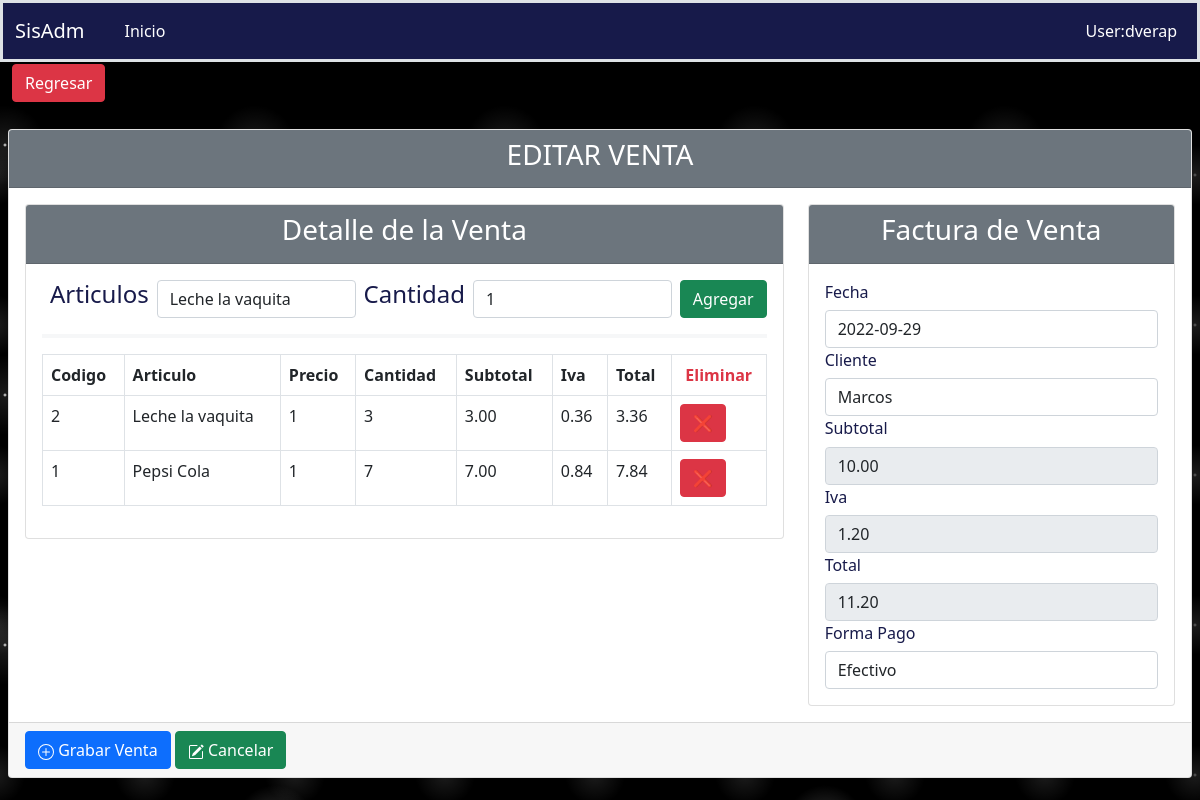
The app's page /venta/editar/2/, older data.
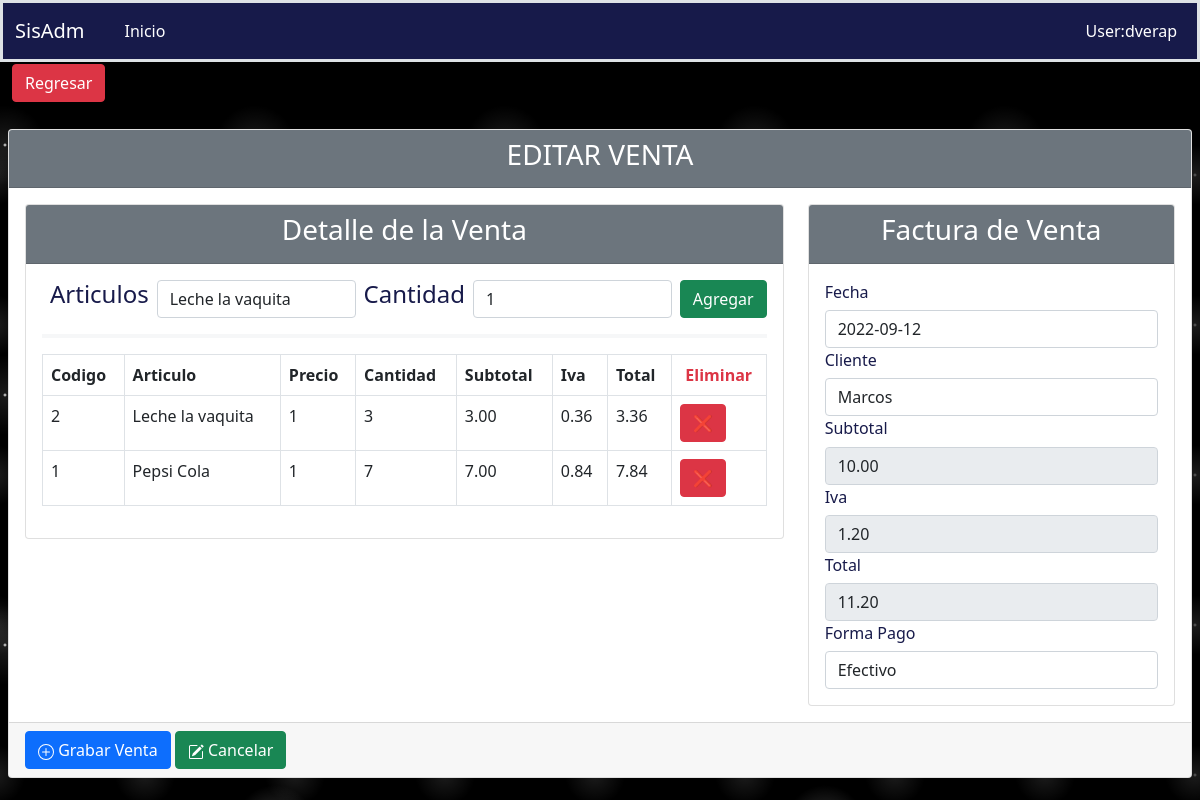
The same page, newer data.
### aplicaciones/ventas/models.py (models this page shows, shortened)
class Factura(Base):
    cliente = models.ForeignKey(Cliente, on_delete=models.PROTECT,null=True,blank=True)
    forma_pago = models.CharField(max_length=1,choices=FORMA_PAGO,default=FORMA_PAGO[0][0])
    fecha = models.DateField(default=now)
    subtotal = models.DecimalField(default=0, max_digits=16, decimal_places=2)
    iva = models.DecimalField(default=0, max_digits=16, decimal_places=2)
    total = models.DecimalField(default=0, max_digits=16, decimal_places=2)
    estado = models.BooleanField(default=True)
    class Meta:
        verbose_name = "Factura"
        verbose_name_plural = "Facturas"
        ordering = ('-fecha', 'cliente')

### aplicaciones/ventas/views/venta/views.py (the view, shortened to what this page needs)
# urls.py: path('editar/<int:pk>/', EditarVenta.as_view(), name='editarventa'),
class EditarVenta(UpdateView):
    template_name = 'venta/form_venta.html'
    model = Factura
    success_url = reverse_lazy('ventas:consultaventa')
    form_class = VentaForm
    def get_context_data(self, **kwargs):
        context = super().get_context_data(**kwargs)
        context['action_save'] = '/venta/editar/{self.get_object().id}/'
        context['titulo'] = 'EDITAR VENTA'
        context['url_anterior'] = '/venta/menu'
        context['listar_url'] = '/venta/consulta'
        context['action'] = 'edit'
        context['articulos'] = Articulo.objects.filter(estado=True)
        context['iva'] = Opciones.iva
        context['detalle'] = json.dumps(self.get_detalle_factura())
        return context
    def get_detalle_factura(self):
        detalle = []
        try:
            for det in FacturaDetalle.objects.filter(factura_id=self.get_object().id):
                item = {}
                item['id'] = det.articulo_id
                item['descripcion'] = det.articulo.descripcion
                item['cantidad'] = str(det.cantidad)
                item['precio'] = str(det.precio)
                item['subtotal'] = str(det.subtotal)
                item['iva'] = str(det.iva)
                item['total'] = str(det.total)
                detalle.append(item)
        except:
            pass
        return detalle

### aplicaciones/ventas/forms.py
class VentaForm(ModelForm):
    def __init__(self,*args,**kwargs):
        super().__init__(*args,**kwargs)
        for form in self.visible_fields():
            form.field.widget.attrs['class'] = 'form-control'
            form.field.widget.attrs['autocomplete'] = 'off'
        self.fields['cliente'].widget.attrs['autofocus'] = True
        self.fields['subtotal'].widget.attrs = {'readonly':True,'class':'form-control'}
        self.fields['iva'].widget.attrs = {'readonly':True,'class':'form-control'}
        self.fields['total'].widget.attrs = {'disabled':True,'class':'form-control'}
    class Meta:
        model = Factura
        fields = '__all__'
        widgets = {
          'fecha': forms.DateInput(
                         format=('%Y-%m-%d'),
                         attrs={'class': 'form-control','value': datetime.now().strftime('%Y-%m-%d'),}
          ),
        }

### aplicaciones/ventas/models.py (called while the page is built)
    def __str__(self):
        return "{}".format(self.nombres)

### aplicaciones/ventas/templates/venta/form_venta.html (shortened to what the changed rows need)
{% extends 'consulta.html' %}
{% load static %}
{% block main %}
 <form action="post" >
  <div class="card card-secondary mx-2">
        <div class="card-body ">
            <div class="row">
                <div class="col-lg-8">
                  <div class="card card-secondary">
                    <div class="card-body table-responsive">
                        <table class="table table-bordered" id="data">
                            <thead>
                              <tr>
                                <th>Codigo</th>
                                <th>Articulo</th>
                                <th>Precio</th>
                                <th>Cantidad</th>
                                <th>Subtotal</th>
                                <th>Iva</th>
                                <th>Total</th>
                                <th class="text-center text-danger">Eliminar</th>
                              </tr>
                            </thead>
                        </table>
                       </div>
                  </div>
                </div>
                <div class="col-lg-4">
                  <div class="card card-secondary">
                    <div class="card-body table-responsive">
                        <div class="form-group ">
                            <label class="h6">Fecha</label>
                            {{ form.fecha }}
                        </div>
                        <div class="form-group">
                            <label class="h6">Cliente</label>
                            {{ form.cliente }}
                        </div>
                        <div class="form-group">
                            <label class="h6">Subtotal</label>
                            {{ form.subtotal }}
                        </div>
                        <div class="form-group">
                            <label class="h6">Iva</label>
                            {{ form.iva }}
                        </div>
                        <div class="form-group">
                            <label class="h6">Total</label>
                            {{ form.total }}
                        </div>
                        <div class="form-group">
                            <label class="h6">Forma Pago</label>
                            {{ form.forma_pago }}
                        </div>
                       </div>
                  </div>
                </div>
            </div>
        </div>
    </div>
</form>
{% endblock %}

Row changes from the older to the newer data that the page shows:
changed Factura "Marcos": fecha "2022-09-29" → "2022-09-12"
